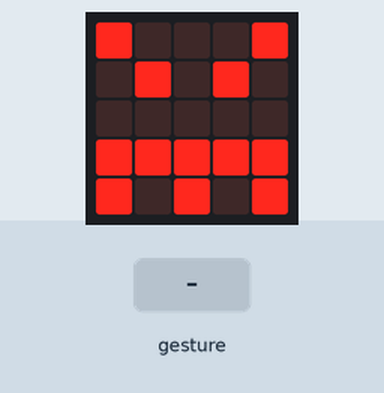
This program was run on a simulated BBC micro:bit running MicroPython. On the bench: the board's 5×5 LED display. The inputs (shaded band) are chosen by the test bench. A tilt is held for 1.5 s and a shake lasts 1 s, then the board lies face up again.

Above: at 1.2 s.
1.3 s: gesture 'shake'
At 1.8 s:
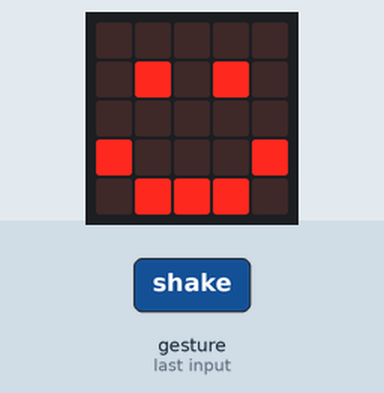
Timing chart, 0 to 4.3 s (numbered marks = the images above; inputs shaded):
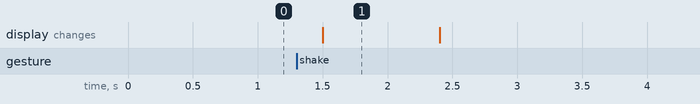

The program:

Gestures.py
```python
from microbit import *
'''
The following gustures are available::
up, .... board is standing
down,... in head stand position
left, ... left turn, between face up and face down
right, .... took right turn while sleeping
face up,...... board is sleeping
face down,......board's lights are facing the ground
freefall,
3g, 6g, 8g,
shake
'''
while True:
    gesture = accelerometer.current_gesture()
    if gesture == "shake":
        display.show(Image.HAPPY)
    else:
        display.show(Image.ANGRY)
```

Measured:
- after the input at 1.3 s, the display: changes after 0.20 s (image 1)
- what the display in image 1 shows lasts 0.9 s, from 1.5 s to 2.4 s
